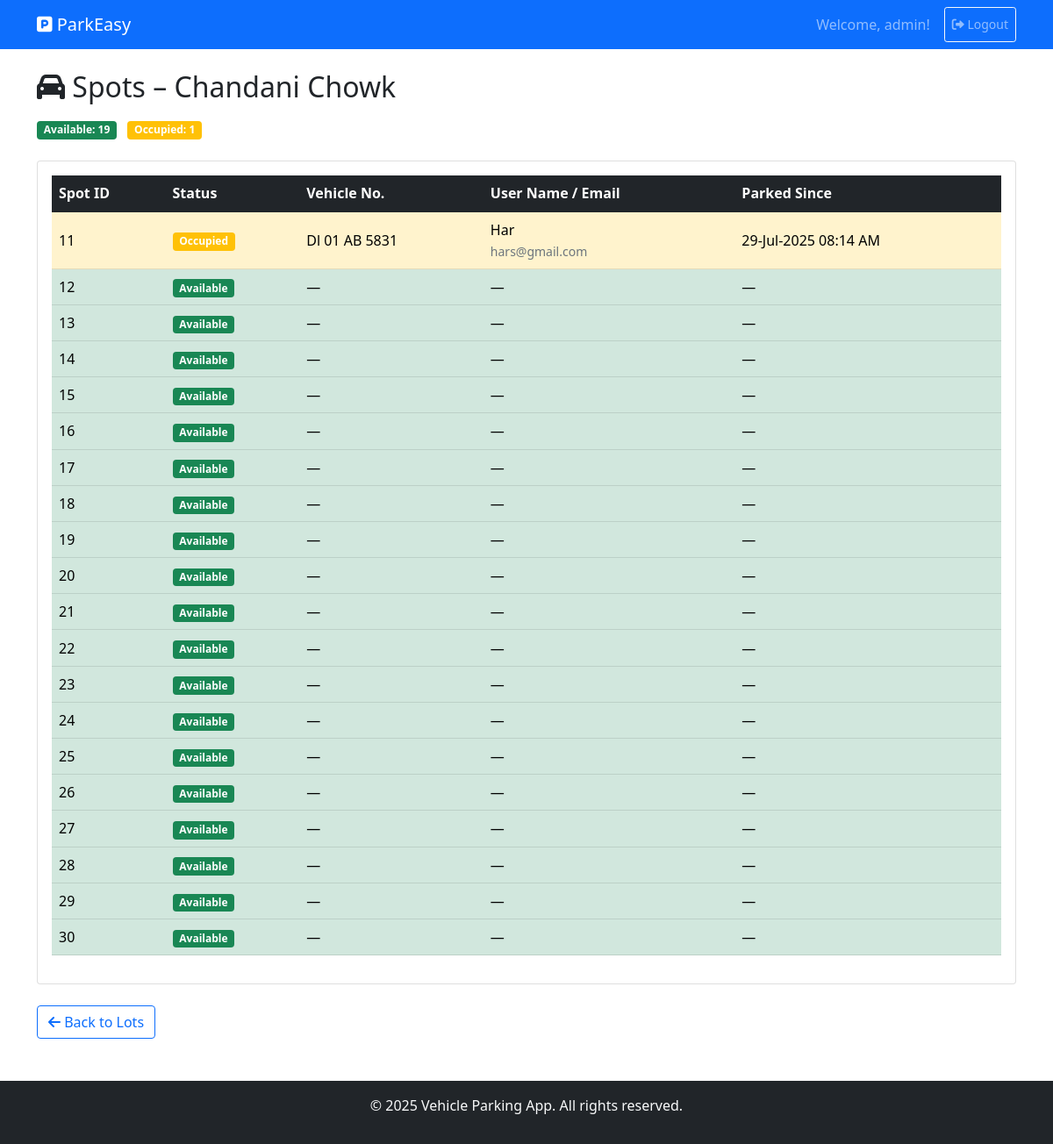
Page /admin/lot/2/spots (signed in) on the committed database.
### backend/models.py (models this page shows)
class ParkingLot(db.Model):
    __tablename__ = 'parking_lots'
    id = db.Column(db.Integer, primary_key=True)
    prime_location_name = db.Column(db.String(120), nullable=False)
    price = db.Column(db.Float, nullable=False)
    address = db.Column(db.String(200), nullable=False)
    pincode = db.Column(db.String(10), nullable=False)
    max_spots = db.Column(db.Integer, nullable=False)
    created_at = db.Column(db.DateTime, default=datetime.utcnow)
    spots = db.relationship('ParkingSpot', backref='lot', lazy=True, cascade="all, delete-orphan")

class ParkingSpot(db.Model):
    __tablename__ = 'parking_spots'
    id = db.Column(db.Integer, primary_key=True)
    lot_id = db.Column(db.Integer, db.ForeignKey('parking_lots.id'), nullable=False)
    status = db.Column(db.String(1), nullable=False, default='A')  # A = Available, O = Occupied
    reservations = db.relationship('Reservation', backref='spot', lazy=True)

class Reservation(db.Model):
    __tablename__ = 'reservations'
    id = db.Column(db.Integer, primary_key=True)
    spot_id = db.Column(db.Integer, db.ForeignKey('parking_spots.id'), nullable=False)
    user_id = db.Column(db.Integer, db.ForeignKey('users.id'), nullable=False)
    vehicle_number = db.Column(db.String(20), nullable=False)
    parking_timestamp = db.Column(db.DateTime, default=datetime.utcnow)
    expected_end_time = db.Column(db.DateTime)
    leaving_timestamp = db.Column(db.DateTime)
    parking_cost = db.Column(db.Float)
    payment_status = db.Column(db.String(20))   # e.g., "Paid", "Pending"
    payment_mode = db.Column(db.String(20))     # e.g., "UPI", "Cash"
    payment_time = db.Column(db.DateTime)
    force_released = db.Column(db.Boolean, default=False)
    status = db.Column(db.String(1), default='O')  # 'O' = Occupied, 'A' = Released

class User(db.Model):
    __tablename__ = 'users'
    id = db.Column(db.Integer, primary_key=True)
    username = db.Column(db.String(80), nullable=False, unique=True, index=True)
    email = db.Column(db.String(120), nullable=False, unique=True)
    password_hash = db.Column(db.String(128))
    name = db.Column(db.String(100))
    address = db.Column(db.String(200), nullable=False)
    pincode = db.Column(db.String(10), nullable=False)
    created_at = db.Column(db.DateTime, default=datetime.utcnow)
    user_type = db.Column(db.String(10), default='user')  # 'user' or 'admin'
    reservations = db.relationship('Reservation', backref='user', lazy=True)

### app.py (the view)
    @app.route('/admin/lot/<int:lot_id>/spots')
    def admin_view_spots(lot_id):
        if session.get('role') != 'admin':
            flash('Unauthorized access.', 'danger')
            return redirect(url_for('login'))
        lot = ParkingLot.query.get_or_404(lot_id)
        spots = (
            ParkingSpot.query
            .filter_by(lot_id=lot.id)
            .order_by(ParkingSpot.id)
            .all()
        )
        spot_info = []
        for sp in spots:
            res = None
            if sp.status == 'O':
                res = (
                    Reservation.query
                    .filter_by(spot_id=sp.id, status='O')
                    .order_by(Reservation.parking_timestamp.desc())
                    .first()
                )
            spot_info.append({'spot': sp, 'reservation': res})
        occupied = sum(1 for i in spot_info if i['spot'].status == 'O')
        available = lot.max_spots - occupied
        return render_template(
            'admin_spots.html',
            lot=lot,
            spot_info=spot_info,
            occupied=occupied,
            available=available
        )

### templates/admin_spots.html (shortened to what this page needs)
{% extends "base.html" %}
{% block content %}
<h2 class="mb-3">
    <i class="fas fa-car"></i> Spots – {{ lot.prime_location_name }}
</h2>
<div class="mb-4">
    <span class="badge bg-success me-2">Available: {{ available }}</span>
    <span class="badge bg-warning">Occupied: {{ occupied }}</span>
</div>
<div class="card">
  <div class="card-body table-responsive">
    <table class="table table-hover align-middle">
      <thead class="table-dark">
        <tr>
          <th>Spot&nbsp;ID</th>
          <th>Status</th>
          <th>Vehicle&nbsp;No.</th>
          <th>User&nbsp;Name / Email</th>
          <th>Parked&nbsp;Since</th>
        </tr>
      </thead>
      <tbody>
        {% for item in spot_info %}
        {% set sp  = item.spot %}
        {% set res = item.reservation %}
        <tr class="{% if sp.status=='O' %}table-warning{% else %}table-success{% endif %}">
          <td>{{ sp.id }}</td>
          <td>
            <span class="badge bg-{{ 'warning' if sp.status=='O' else 'success' }}">
              {{ 'Occupied' if sp.status=='O' else 'Available' }}
            </span>
          </td>
          <td>{{ res.vehicle_number if res else '—' }}</td>
          <td>
            {% if res %}
              {{ res.user.name }}<br>
              <small class="text-muted">{{ res.user.email }}</small>
            {% else %}
              —
            {% endif %}
          </td>
          <td>
            {% if res %}
              {{ res.parking_timestamp.strftime('%d-%b-%Y %I:%M %p') }}
            {% else %}
              —
            {% endif %}
          </td>
        </tr>
        {% endfor %}
      </tbody>
    </table>
  </div>
</div>
<a href="{{ url_for('admin_manage_lots') }}" class="btn btn-outline-primary mt-4">
  <i class="fas fa-arrow-left"></i> Back to Lots
</a>
{% endblock %}

### rows in the picture
ParkingLot: prime_location_name "Chandani Chowk"
ParkingSpot: id "11", status "Occupied"
Reservation: vehicle_number "Dl 01 AB 5831", parking_timestamp "29-Jul-2025 08:14 AM"
User: user.name "Har", user.email "hars@gmail.com"
ParkingSpot: id "12", status "Available"
ParkingSpot: id "13", status "Available"
ParkingSpot: id "14", status "Available"
ParkingSpot: id "15", status "Available"
ParkingSpot: id "16", status "Available"
ParkingSpot: id "17", status "Available"
ParkingSpot: id "18", status "Available"
ParkingSpot: id "19", status "Available"
ParkingSpot: id "20", status "Available"
ParkingSpot: id "21", status "Available"
ParkingSpot: id "22", status "Available"
ParkingSpot: id "23", status "Available"
ParkingSpot: id "24", status "Available"
ParkingSpot: id "25", status "Available"
ParkingSpot: id "26", status "Available"
ParkingSpot: id "27", status "Available"
ParkingSpot: id "28", status "Available"
ParkingSpot: id "29", status "Available"
ParkingSpot: id "30", status "Available"

### other values in the picture
{{ session.username }} "admin"
{{ available }} "19"
{{ occupied }} "1"
{{ res.vehicle_number if res else '—' }} "—" "—" "—" "—" "—" "—" "—" "—" "—" "—" "—" "—" "—" "—" "—" "—" "—" "—" "—"
